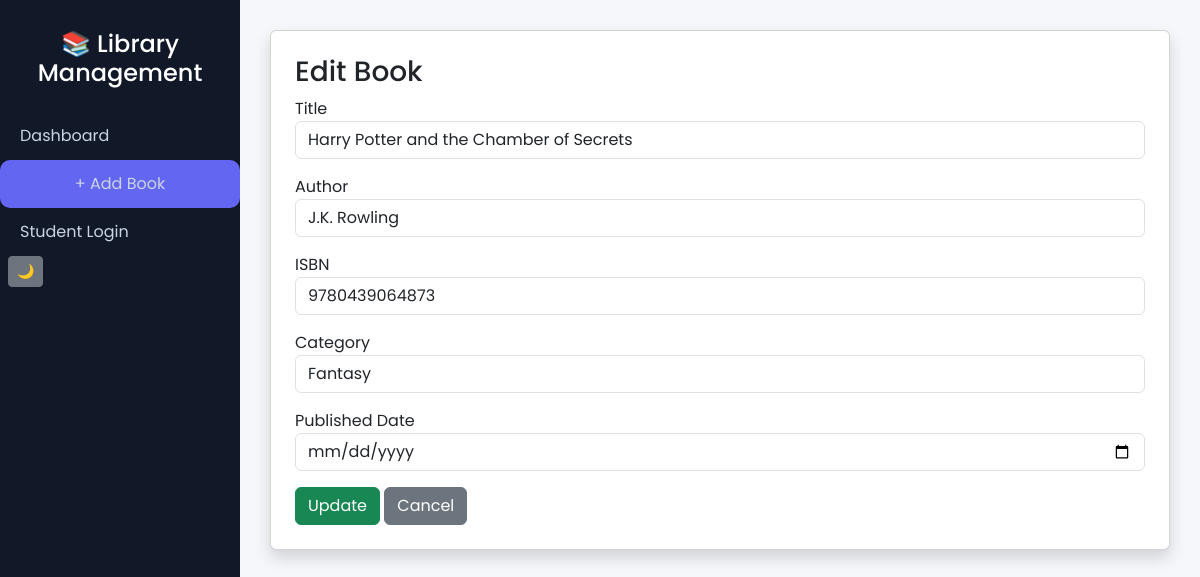
The page /edit/7/ on the database its author committed.
### books/models.py (models this page shows, shortened)
class Book(models.Model):
    title = models.CharField(max_length=200)
    author = models.CharField(max_length=200)
    isbn = models.CharField(max_length=20, unique=True)
    category = models.CharField(max_length=100)
    published_date = models.DateField()
    is_issued = models.BooleanField(default=False)
    issued_to = models.ForeignKey(Student, null=True, blank=True, on_delete=models.SET_NULL)
    issue_date = models.DateField(null=True, blank=True)
    return_date = models.DateField(null=True, blank=True)
    fine = models.IntegerField(default=0)

### books/views.py (the view, shortened to what this page needs)
# urls.py: path('edit/<int:id>/', views.edit_book, name='edit_book'),
def edit_book(request, id):
    book = Book.objects.get(id=id)
    return render(request, 'books/edit_book.html', {'book': book})

### books/templates/books/edit_book.html (shortened to what this page needs)
{% extends 'books/base.html' %}
{% block content %}
<div class="card shadow p-4">
    <h3>Edit Book</h3>
    <form method="POST">
        <div class="mb-3">
            <label>Title</label>
            <input type="text" name="title" value="{{ book.title }}" class="form-control">
        </div>
        <div class="mb-3">
            <label>Author</label>
            <input type="text" name="author" value="{{ book.author }}" class="form-control">
        </div>
        <div class="mb-3">
            <label>ISBN</label>
            <input type="text" name="isbn" value="{{ book.isbn }}" class="form-control">
        </div>
        <div class="mb-3">
            <label>Category</label>
            <input type="text" name="category" value="{{ book.category }}" class="form-control">
        </div>
        <div class="mb-3">
            <label>Published Date</label>
            <input type="date" name="published_date" value="{{ book.published_date }}" class="form-control">
        </div>
        <button class="btn btn-success">Update</button>
        <a href="{% url 'book_list' %}" class="btn btn-secondary">Cancel</a>
    </form>
</div>
{% endblock %}

### books/templates/books/base.html (style rules this page uses)
body { font-family: 'Poppins', sans-serif; background: #f5f7fb; }

### rows shown on the page
Book: title "Harry Potter and the Chamber of Secrets", author "J.K. Rowling", isbn "9780439064873", category "Fantasy"
